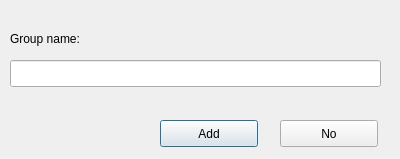
<?xml version="1.0" encoding="UTF-8"?>
<ui version="4.0">
 <class>Dialog</class>
 <widget class="QDialog" name="Dialog">
  <property name="geometry">
   <rect>
    <x>0</x>
    <y>0</y>
    <width>400</width>
    <height>159</height>
   </rect>
  </property>
  <property name="windowTitle">
   <string>Add new Group</string>
  </property>
  <widget class="QLineEdit" name="name">
   <property name="geometry">
    <rect>
     <x>10</x>
     <y>60</y>
     <width>371</width>
     <height>27</height>
    </rect>
   </property>
  </widget>
  <widget class="QPushButton" name="add">
   <property name="geometry">
    <rect>
     <x>160</x>
     <y>120</y>
     <width>98</width>
     <height>27</height>
    </rect>
   </property>
   <property name="text">
    <string>Add</string>
   </property>
  </widget>
  <widget class="QPushButton" name="no">
   <property name="geometry">
    <rect>
     <x>280</x>
     <y>120</y>
     <width>98</width>
     <height>27</height>
    </rect>
   </property>
   <property name="text">
    <string>No</string>
   </property>
  </widget>
  <widget class="QLabel" name="label">
   <property name="geometry">
    <rect>
     <x>10</x>
     <y>30</y>
     <width>101</width>
     <height>17</height>
    </rect>
   </property>
   <property name="text">
    <string>Group name:</string>
   </property>
  </widget>
 </widget>
 <resources/>
 <connections/>
</ui>
